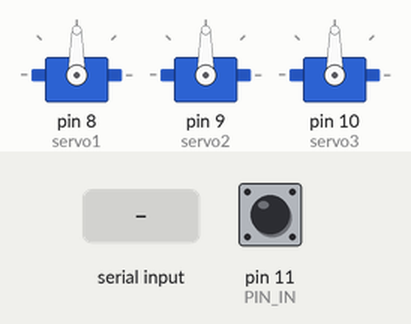
Recording of a sketch running on a simulated Arduino Uno, built with avr-gcc and run on an emulated ATmega328P. Shown: 3 × servo. Inputs (shaded band) come from the test bench; at power-on: pin 11 (PIN_IN) HIGH. What the sketch prints to the serial monitor is not drawn.

Above: at 1.2 s.
1.3 s: "30,150,10\n" received over Serial
At 11.2 s:
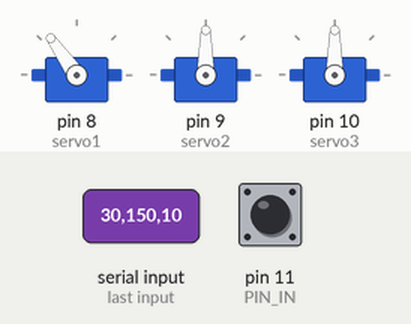
Timing chart, 0 to 11.8 s (numbered marks = the images above; inputs shaded):
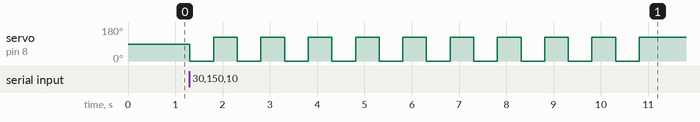

Measured:
- after the input at 1.3 s, servo on pin 8 (servo1): alternates 125° for 0.50 s and 0° for 0.50 s, starting at once

The sketch:

coin_slot.ino
```cpp
// SOFTWARE_NAME = vending machine_coinslot MCU program
// CODE_VERSION =2.0
// PLATFORM = ARDUINO


#include <Servo.h>

// Pin definitions
const int PIN_IN = 11;

// State variables
int switchState = 0;
int prevState = HIGH;
int pulseCount = 0;

// Timing variables
const unsigned long MaxElapsedTime = 500; // Maximum elapsed time to consider pulses part of the same coin insertion
unsigned long startTime = 0;              // Start time for pulse counting

// Servo objects
Servo servo1;
Servo servo2;
Servo servo3;

// Function to initialize servos
void setupServos() {
  servo1.attach(8);
  servo2.attach(9);
  servo3.attach(10);
}

// Function to process user input and dispense coins
void processUserInput(String userInput) {
  int pos = 0;
  int numCoins = 0;
  int denomination = 0;

  // Parse the input string
  while ((pos = userInput.indexOf(',')) != -1) {
    String token = userInput.substring(0, pos); // Extract token until comma
    userInput.remove(0, pos + 1); // Remove processed token from input string

    // Extract denomination and quantity
    int colonPos = token.indexOf(':');
    denomination = token.substring(0, colonPos).toInt();
    numCoins = token.substring(colonPos + 1).toInt();

    // Dispense coins
    if (denomination == 10) {
      dispenseCoins(servo1, numCoins);
    } else if (denomination == 5) {
      dispenseCoins(servo2, numCoins);
    } else if (denomination == 1) {
      dispenseCoins(servo3, numCoins);
    }
  }

  // Process the last token (no comma after the last token)
  int colonPos = userInput.indexOf(':');
  denomination = userInput.substring(0, colonPos).toInt();
  numCoins = userInput.substring(colonPos + 1).toInt();
  if (denomination == 10) {
    dispenseCoins(servo1, numCoins);
  } else if (denomination == 5) {
    dispenseCoins(servo2, numCoins);
  } else if (denomination == 1) {
    dispenseCoins(servo3, numCoins);
  }
}

// Function to dispense coins using servo
void dispenseCoins(Servo& servo, int numCoins) {
  for (int i = 0; i < numCoins; i++) {
    servo.write(0);
    delay(500);
    servo.write(125);
    delay(500);
  }
  Serial.print("CHANGE:");
  Serial.println("DONE");
}

void setup() {
  // Initialize serial communication at 9600 baud
  Serial.begin(9600);
  Serial.println("Coin Dispenser Ready");

  // Attach servos to pins
  setupServos();
}

void loop() {
  // Read the state of the input pin
  switchState = digitalRead(PIN_IN);

  // Detect falling edge of the input signal
  if (switchState == LOW && prevState == HIGH) {
    pulseCount++;
    startTime = millis(); // Reset the start time
  } else {
    // Calculate elapsed time since the last pulse
    unsigned long currentTime = millis();
    unsigned long elapsedTime = currentTime - startTime;

    // Check if the elapsed time exceeds the maximum allowed time
    if (elapsedTime > MaxElapsedTime && pulseCount > 0) {
      // Print the number of coins received
      Serial.print("COINS:");
      Serial.println(pulseCount);

      // Reset pulse count and start time
      pulseCount = 0;
      startTime = millis();
    }
  }

  // Update the previous state of the input pin
  prevState = switchState;

  // Check if there is any serial input
  if (Serial.available() > 0) {
    String userInput = Serial.readStringUntil('\n'); // Read the entire input line
    userInput.trim(); // Remove leading/trailing whitespace

    // Process user input to dispense coins
    processUserInput(userInput);
  }
}
```
